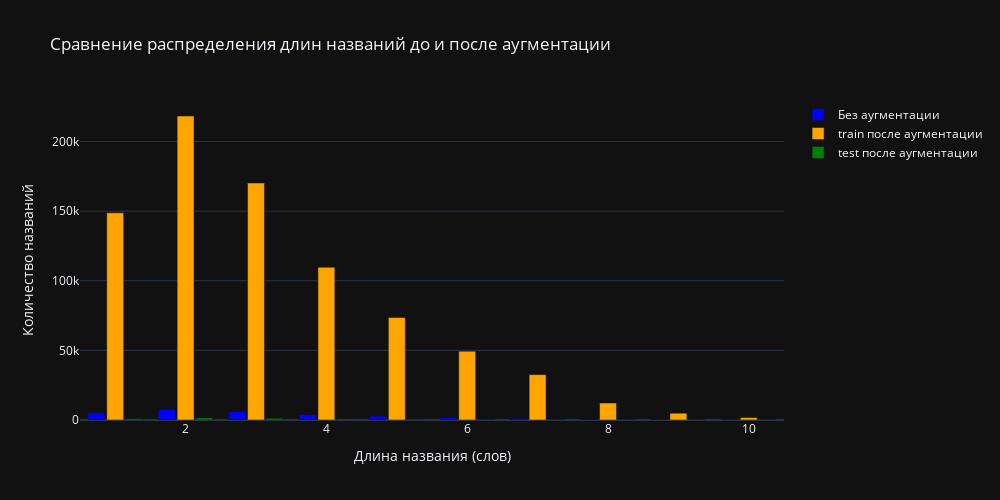

Write notebook code for a chart like this one.
### Code cell
fig = go.Figure()

fig.add_trace(go.Bar(
    x=length_counts.index,
    y=length_counts.values,
    name="Без аугментации",
    marker_color="blue"
))

fig.add_trace(go.Bar(
    x=length_counts_aug.index,
    y=length_counts_aug.values,
    name="train после аугментации",
    marker_color="orange"
))

fig.add_trace(go.Bar(
    x=length_counts_aug_val.index,
    y=length_counts_aug_val.values,
    name="test после аугментации",
    marker_color="green"
))

fig.update_layout(
    title="Сравнение распределения длин названий до и после аугментации",
    xaxis_title="Длина названия (слов)",
    yaxis_title="Количество названий",
    barmode="group",
    bargap=0.2,
    bargroupgap=0.1,
    width=1000,
    height=500
)

fig.show()

### Figure 1 — Plotly figure (JSON) as saved in the notebook; plotly's stock layout.template omitted (floating-point values rounded to 4 significant figures)
{"data": [{"marker": {"color": "blue"}, "name": "Без аугментации", "x": [1, 2, 3, 4, 5, 6, 7, 8, 9, 10], "y": [5160, 7851, 6111, 3838, 2723, 1728, 1199, 658, 352, 195], "type": "bar"}, {"marker": {"color": "orange"}, "name": "train после аугментации", "x": [1, 2, 3, 4, 5, 6, 7, 8, 9, 10], "y": [148794, 218342, 170250, 109702, 73662, 49397, 32604, 12227, 4883, 1751], "type": "bar"}, {"marker": {"color": "green"}, "name": "test после аугментации", "x": [1, 2, 3, 4, 5, 6, 7, 8, 9, 10], "y": [910, 1554, 1257, 787, 566, 393, 251, 143, 64, 38], "type": "bar"}], "layout": {"title": {"text": "Сравнение распределения длин названий до и после аугментации"}, "xaxis": {"title": {"text": "Длина названия (слов)"}}, "yaxis": {"title": {"text": "Количество названий"}}, "barmode": "group", "bargap": 0.2, "bargroupgap": 0.1, "width": 1000, "height": 500}}
